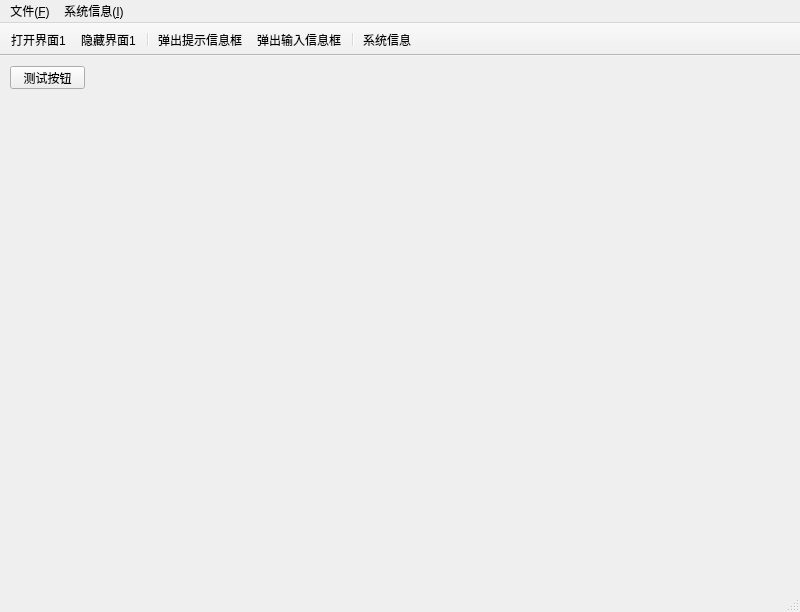
<?xml version="1.0" encoding="UTF-8"?>
<ui version="4.0">
 <class>MainWindow</class>
 <widget class="QMainWindow" name="MainWindow">
  <property name="windowModality">
   <enum>Qt::NonModal</enum>
  </property>
  <property name="geometry">
   <rect>
    <x>0</x>
    <y>0</y>
    <width>800</width>
    <height>612</height>
   </rect>
  </property>
  <property name="windowTitle">
   <string>主窗口测试</string>
  </property>
  <property name="toolButtonStyle">
   <enum>Qt::ToolButtonIconOnly</enum>
  </property>
  <property name="tabShape">
   <enum>QTabWidget::Rounded</enum>
  </property>
  <widget class="QWidget" name="centralwidget">
   <widget class="QPushButton" name="pushButton">
    <property name="geometry">
     <rect>
      <x>10</x>
      <y>10</y>
      <width>75</width>
      <height>23</height>
     </rect>
    </property>
    <property name="text">
     <string>测试按钮</string>
    </property>
   </widget>
   <widget class="QWidget" name="gridLayoutWidget">
    <property name="geometry">
     <rect>
      <x>510</x>
      <y>30</y>
      <width>261</width>
      <height>471</height>
     </rect>
    </property>
    <layout class="QGridLayout" name="gridLayout1"/>
   </widget>
  </widget>
  <widget class="QMenuBar" name="menubar">
   <property name="geometry">
    <rect>
     <x>0</x>
     <y>0</y>
     <width>800</width>
     <height>23</height>
    </rect>
   </property>
   <widget class="QMenu" name="menu_F">
    <property name="title">
     <string>文件(&amp;F)</string>
    </property>
    <widget class="QMenu" name="menuSet">
     <property name="title">
      <string>显示提示框</string>
     </property>
     <addaction name="actionPage1"/>
     <addaction name="actionPage2"/>
    </widget>
    <addaction name="actionopen"/>
    <addaction name="actionclose"/>
    <addaction name="separator"/>
    <addaction name="menuSet"/>
    <addaction name="actionexit"/>
   </widget>
   <widget class="QMenu" name="menu">
    <property name="title">
     <string>系统信息(&amp;I)</string>
    </property>
    <property name="toolTipsVisible">
     <bool>true</bool>
    </property>
    <addaction name="separator"/>
    <addaction name="actionSystemInfo"/>
    <addaction name="separator"/>
   </widget>
   <addaction name="menu_F"/>
   <addaction name="menu"/>
  </widget>
  <widget class="QToolBar" name="toolBar">
   <property name="windowTitle">
    <string>toolBar</string>
   </property>
   <property name="movable">
    <bool>false</bool>
   </property>
   <attribute name="toolBarArea">
    <enum>TopToolBarArea</enum>
   </attribute>
   <attribute name="toolBarBreak">
    <bool>false</bool>
   </attribute>
   <addaction name="actionopen"/>
   <addaction name="actionclose"/>
   <addaction name="separator"/>
   <addaction name="actionPage1"/>
   <addaction name="actionPage2"/>
   <addaction name="separator"/>
   <addaction name="actionSystemInfo"/>
  </widget>
  <widget class="QStatusBar" name="statusBar"/>
  <action name="actionopen">
   <property name="icon">
    <iconset>
     <normaloff>Anki_2_32px_1183825_easyicon.net.ico</normaloff>Anki_2_32px_1183825_easyicon.net.ico</iconset>
   </property>
   <property name="text">
    <string>打开界面1</string>
   </property>
   <property name="iconText">
    <string>打开界面1</string>
   </property>
   <property name="toolTip">
    <string>打开测试界面1</string>
   </property>
   <property name="statusTip">
    <string>打开界面为测试界面1</string>
   </property>
   <property name="shortcut">
    <string>Alt+O</string>
   </property>
  </action>
  <action name="actionclose">
   <property name="icon">
    <iconset>
     <normaloff>2_direction_folded_32px_1184147_easyicon.net.ico</normaloff>2_direction_folded_32px_1184147_easyicon.net.ico</iconset>
   </property>
   <property name="text">
    <string>隐藏界面1</string>
   </property>
   <property name="toolTip">
    <string>隐藏测试界面1</string>
   </property>
   <property name="statusTip">
    <string>隐藏测试界面1</string>
   </property>
   <property name="shortcut">
    <string>Alt+C</string>
   </property>
  </action>
  <action name="actionPage1">
   <property name="icon">
    <iconset>
     <normaloff>setting_2_folded_32px_1184225_easyicon.net.ico</normaloff>setting_2_folded_32px_1184225_easyicon.net.ico</iconset>
   </property>
   <property name="text">
    <string>提示信息框</string>
   </property>
   <property name="iconText">
    <string>弹出提示信息框</string>
   </property>
   <property name="toolTip">
    <string>提示信息框已弹出</string>
   </property>
   <property name="statusTip">
    <string>弹出提示信息框</string>
   </property>
  </action>
  <action name="actionPage2">
   <property name="icon">
    <iconset>
     <normaloff>flag_2_folded_32px_1184183_easyicon.net.ico</normaloff>flag_2_folded_32px_1184183_easyicon.net.ico</iconset>
   </property>
   <property name="text">
    <string>输入信息框</string>
   </property>
   <property name="iconText">
    <string>弹出输入信息框</string>
   </property>
   <property name="toolTip">
    <string>请输入数值</string>
   </property>
   <property name="statusTip">
    <string>弹出输入信息框</string>
   </property>
  </action>
  <action name="actionSystemInfo">
   <property name="icon">
    <iconset>
     <normaloff>1Password_32px_1183799_easyicon.net.ico</normaloff>1Password_32px_1183799_easyicon.net.ico</iconset>
   </property>
   <property name="text">
    <string>系统信息</string>
   </property>
  </action>
  <action name="actionexit">
   <property name="text">
    <string>退出</string>
   </property>
  </action>
 </widget>
 <resources/>
 <connections>
  <connection>
   <sender>actionexit</sender>
   <signal>triggered()</signal>
   <receiver>MainWindow</receiver>
   <slot>close()</slot>
   <hints>
    <hint type="sourcelabel">
     <x>-1</x>
     <y>-1</y>
    </hint>
    <hint type="destinationlabel">
     <x>399</x>
     <y>305</y>
    </hint>
   </hints>
  </connection>
 </connections>
</ui>
